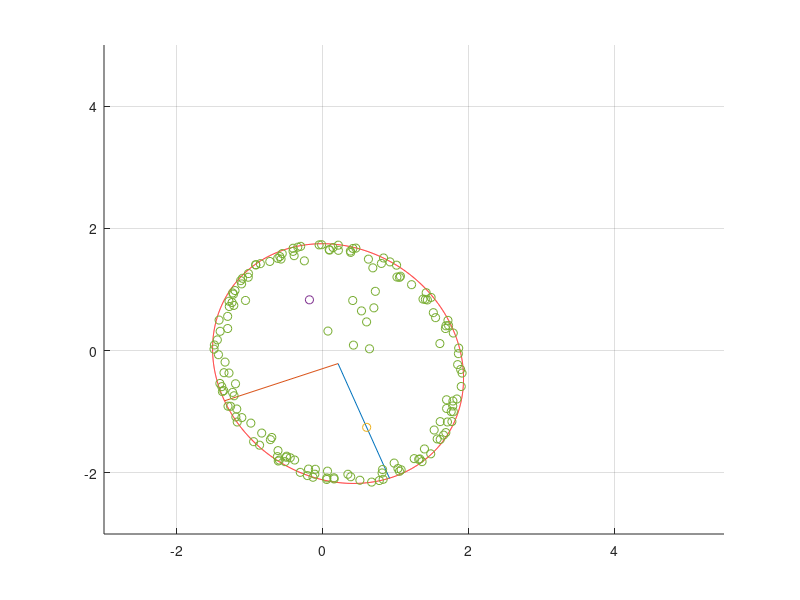

MATLAB code to generate this figure:
format long; figure; hold on; grid on;
P = [0.42 0.09; 0.60 0.47; 0.70 0.70; 0.64 0.03; 0.07 0.32; 0.53 0.65; 0.41 0.82; 0.72 0.97]';


in = fscanf(fopen('podatki.txt','r'),'%f,%f', [2, Inf]);

in = [in, P];

A = zeros(length(in), 5);
for i = 1:length(in)
    % za prvi del:
    A(i,:) = [in(1,i).^2, 2*in(1,i).*in(2,i), in(2,i).^2, in(1,i), in(2,i)];
end
[Q,R] = qr(A);
b = Q(:,1:5)' * ones(length(in),1);
x = R(1:5,1:5)\b

% scatter(in(1,:), in(2,:),'');
A = x(1);
B = 2*x(2);
C = x(3);
D = x(4);
E = x(5);
f = @(x,y)  A.*x.^2 + B.*x.*y + C.*y.^2 + D.*x + E.*y - 1; 

% g = @(x,y) abs(f(x,y) - )

[X, Y] = meshgrid(-3:0.005:5.5, -3:0.005:5);
Z = f(X,Y);
contour(X, Y, Z, [0,0],'LineColor','r');

okElements = abs(Z)<0.004;
xe = X(okElements)';
ye = Y(okElements)';

xcenter = (2*C*D-B*E)/(B^2-4*A*C);
ycenter = (2*A*E-B*D)/(B^2-4*A*C);
% xe = xe - xcenter;
% ye = ye - ycenter;
% plot(xe,ye,'o');

distances = sqrt((xcenter - xe).^2 + (ycenter - ye).^2);

[a,imax] = max(distances);
xmax = xe(imax);
ymax = ye(imax);
plot([xcenter, xmax], [ycenter, ymax]);

[b,imin] = min(distances);
plot([xcenter, xe(imin)], [ycenter, ye(imin)]);
c = sqrt(a^2 - b^2);
v = [-xcenter+xmax, -ycenter+ymax]*c/a;
F1 = [xcenter, ycenter] + v
plot(F1(1),F1(2),'o');
F2 = [xcenter, ycenter] - v
plot(F2(1),F2(2),'o');

r = 2*a;

count = 0;
points = zeros(length(in), 2);
for i = 1:length(in)
    l1 = sqrt( (in(1,i)-F1(1))^2 + (in(2,i)-F1(2))^2 );
    l2 = sqrt( (in(1,i)-F2(1))^2 + (in(2,i)-F2(2))^2 );
    if(l2 + l1 < r)
        count = count + 1;
        points(count,:) = [in(1,i),in(2,i)];
    end
end
count
plot(points(1:count,1), points(1:count,2), 'o')
% okElements = abs(Z)<0.001;
% xe = X(okElements)';
% xe = xe.^2;
% ye = Y(okElements)';
% ye = ye.^2;
% % plot(xe', ye', 'o')
% 
% g1 = @(x) sqrt((x(1)-xe)^2 + (x(2)-ye)^2) + sqrt((x(3)-xe)^2 + (x(4)-ye)^2)
% g = @(x) sum(abs( max(g1(x)) - min(sqrt((x(1)-xe)^2 + (x(2)-ye)^2) + ((x(3)-xe)^2 + (x(4)-ye)^2)));
